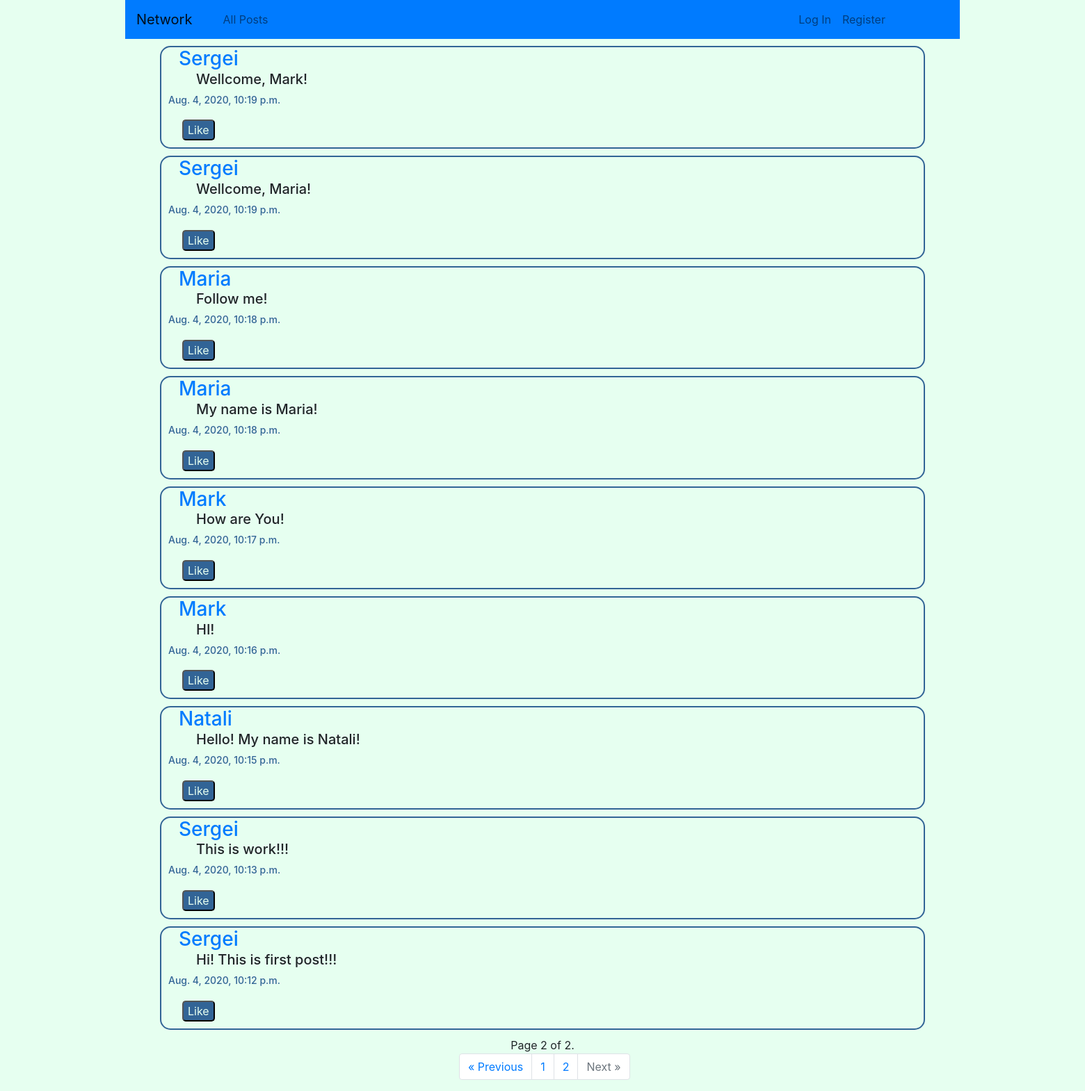
Screenshot of /?page=2 with the database file from the repository.
### network/models.py (models this page shows, shortened)
class Post(models.Model):
    user = models.ForeignKey(User, on_delete=models.CASCADE, related_name="user")
    content = models.TextField()
    time = models.DateTimeField()

class User(AbstractUser):
    pass

### network/views.py (the view, shortened to what this page needs)
# urls.py: path("", views.index, name="index"),
def index(request):
    if request.method == "GET":
        pageNum = request.GET.get('page')
        posts = Post.objects.all().order_by('-time')
        paginator = Paginator(posts, 10)
        pageResp = paginator.get_page(pageNum)
        return render(request, "network/index.html", {
            "posts": pageResp
        })

### network/templates/network/index.html (shortened to what this page needs)
{% extends "network/layout.html" %}
{% block body %}
    <div class="allPost">
        {% for post in posts %}
            <div class="post">
                <div>
                    <h3 id="postUser"><a href={{post.user.id}} id="usrN">{{ post.user }}</a></h3>
                </div>
                <div id="ID{{post.id}}">
                    <h5 id="postMessage">{{ post.content }}</h5>
                </div>
                <div>
                    <h6 id="postDateTime">{{ post.time }}</h6>
                    <button class="postLike B{{post.id}}" id="like{{post.user}}" onclick="likePost({{post.id}}, true)">Like</button>
                </div>
            </div>
        {% endfor %}
    </div>
    <div class="paginator_item">
        {% if posts %}
            {% if posts.paginator.num_pages > 1 %}
                <nav aria-label="Page navigation example">
                    <span class="current">
                        Page {{ posts.number }} of {{ posts.paginator.num_pages }}.
                    </span>
                    <ul class="pagination">
                        {% if posts.has_previous %}
                            <li class="page-item"><a class="page-link" href="?page={{ posts.previous_page_number }}">&laquo; Previous</a></li>
                        {% else %}
                            <li class="page-item disabled">
                                <span class="page-link">&laquo; Previous</span>
                            </li>
                        {% endif %}
                        {% for page in posts.paginator.page_range %}
                            <li class="page-item"><a class="page-link" href="?page={{page}}">{{page}}</a></li>
                        {% endfor %}
                        {% if posts.has_next %}
                            <li class="page-item"><a class="page-link" href="?page={{ posts.next_page_number }}">Next &raquo;</a></li>
                        {% else %}
                        <li class="page-item disabled">
                            <span class="page-link">Next &raquo;</span>
                        </li>
                        {% endif %}
                    </ul>
                </nav>
            {% endif %}
        {% endif %}
    </div>
{% endblock %}

### network/static/network/styles.css (style rules this page uses)
* { box-sizing: border-box; }
body { max-width: 1200px; margin: 0px auto; text-align: center; background-color: rgb(230, 255, 240); }
.post { margin: 10px 50px; border: rgb(50, 100, 150) solid 2px; border-radius: 15px; text-align: left; }
#postUser { display: inline; }
#postUser a { text-decoration: none; margin: 10px auto 10px 25px; }
#postMessage { margin-left: 50px; }
#postDateTime { margin: 10px; color: rgb(50, 100, 150); font-size: 14px; }
.postLike { margin: 10px; background-color: rgb(50, 100, 150); color: rgb(230, 255, 240); border-radius: 5px; display: inline; }
.pagination { text-align: center; position: relative; left: 40%; }

### rows the page displays
Post: user "Sergei", content "Wellcome, Mark!", time "Aug. 4, 2020, 10:19 p.m."
Post: user "Sergei", content "Wellcome, Maria!", time "Aug. 4, 2020, 10:19 p.m."
Post: user "Maria", content "Follow me!", time "Aug. 4, 2020, 10:18 p.m."
Post: user "Maria", content "My name is Maria!", time "Aug. 4, 2020, 10:18 p.m."
Post: user "Mark", content "How are You!", time "Aug. 4, 2020, 10:17 p.m."
Post: user "Mark", content "HI!", time "Aug. 4, 2020, 10:16 p.m."
Post: user "Natali", content "Hello! My name is Natali!", time "Aug. 4, 2020, 10:15 p.m."
Post: user "Sergei", content "This is work!!!", time "Aug. 4, 2020, 10:13 p.m."
Post: user "Sergei", content "Hi! This is first post!!!", time "Aug. 4, 2020, 10:12 p.m."

### other values shown
{{ posts.number }} "2"
{{ posts.paginator.num_pages }} "2"
{{ page }} "1" "2"
